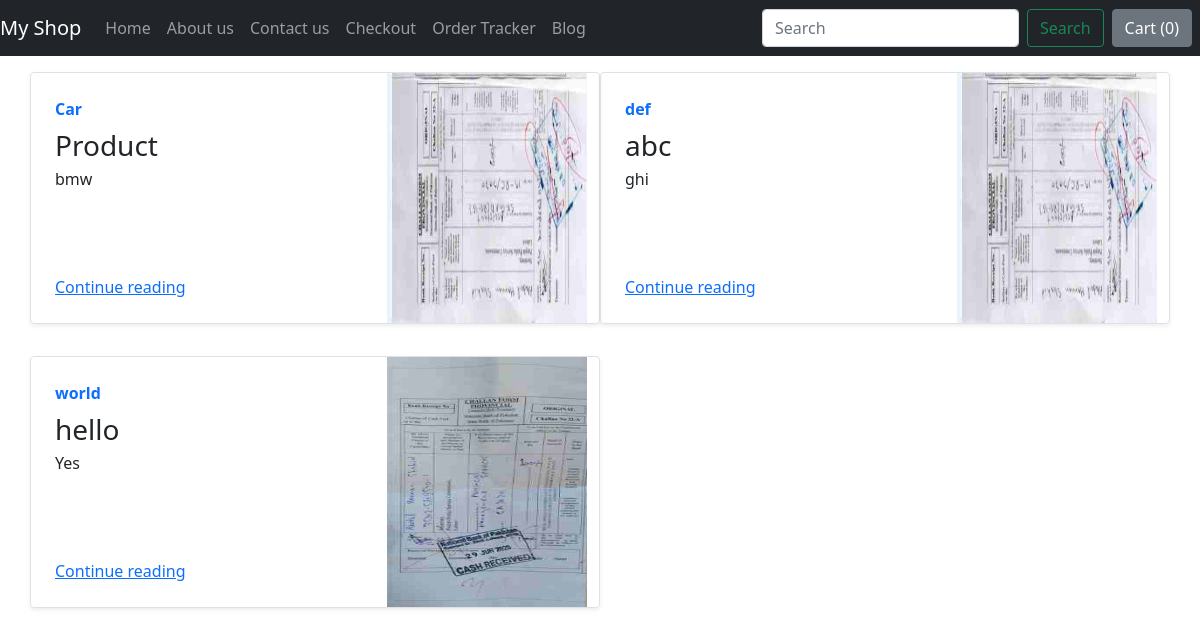
Screenshot of /blog/ with the database file from the repository.
### blog/models.py (models this page shows)
class Blogpost(models.Model):
    post_id = models.AutoField(primary_key= True)
    title = models.CharField(max_length=50)
    head0 = models.CharField(max_length=500, default="")
    chead0 = models.CharField(max_length=5000, default="")
    head1 = models.CharField(max_length=500, default="")
    chead1 = models.CharField(max_length=5000, default="")
    head2 = models.CharField(max_length=500, default="")
    chead2 = models.CharField(max_length=5000, default="")
    pub_date = models.DateField()
    thumbnail = models.ImageField(upload_to='shop/images', default="")
    def __str__(self):
        return self.title

### blog/views.py (the view)
# urls.py: path('', views.index, name = "pHome" ),
def index(request):
    myposts= Blogpost.objects.all()
    print(myposts)
    return render(request, 'blog-index.html',{'myposts':myposts})

### templates/blog-index.html (shortened to what this page needs)
{%extends 'basic.html'%}
{%block body%}
<div class="container mt-3">
    <div class="row my-2">
        {% for item in myposts %}
        <div class="col-md-6">
            <div class="row no-gutters border rounded overflow-hidden flex-md-row mb-4 shadow-sm h-md-250 position-relative">
                <div class="col p-4 d-flex flex-column position-static">
                    <strong class="d-inline-block mb-2 text-primary">
                         {{item.head0}}
                    </strong>
                    <h3 class="mb-0">{{item.title}}</h3>
                    <p class="card-text mb-auto">{{item.head1}}</p>
                    <a href="blogpost/{{item.post_id}}" class="stretched-link">Continue reading</a>
                </div>
                <div class="col-auto d-none d-lg-block">
                    <img src="/media/{{item.thumbnail}}" class="bd-placeholder-img" width="200" height="250" aria-label="Placeholder: Thumbnail">
                </div>
            </div>
        </div>
        {% if forloop.counter|divisibleby:2%}
    </div>
    <div class="row my-2">
        {%endif%}
        {%endfor%}</div>
</div>
{%endblock%}

### templates/basic.html (shortened to what this page needs)
<!doctype html>
<html lang="en">
  <head>
    <link href="https://cdn.jsdelivr.net/npm/bootstrap@5.1.2/dist/css/bootstrap.min.css" rel="stylesheet">
  </head>
  <body>
    <nav class="navbar navbar-expand-lg navbar-dark bg-dark">
    <a class="navbar-brand" href="/">My Shop</a>
    <div class="collapse navbar-collapse" id="navbarSupportedContent">
      <ul class="navbar-nav me-auto mb-2 mb-lg-0">
        <li class="nav-item">
          <a class="nav-link" href="/">Home </a>
        </li>
        <li class="nav-item">
          <a class="nav-link" href="/aboutus">About us</a>
        </li>
        <li class="nav-item">
          <a class="nav-link" href="/contactus">Contact us</a>
        </li>
        <li class="nav-item">
          <a class="nav-link" href="/checkout">Checkout</a>
        </li>
        <li class="nav-item">
          <a class="nav-link" href="/tracker">Order Tracker</a>
        </li>
        <li class="nav-item">
          <a class="nav-link" href="/blog">Blog</a>
        </li>
      </ul>
      <form class="d-flex" method='post'  action='/search/'>{%csrf_token%}
        <input class="form-control me-2" type="search" placeholder="Search" aria-label="Search" name="search" id="search">
        <button class="btn btn-outline-success" type="submit">Search</button>
      </form>
      <button type="button" id = "popcart"class="btn btn-secondary mx-2" data-container="body" data-html="true" data-toggle="popover" data-placement="right" data-content="Vivamus sagittis lacus vel augue laoreet rutrum faucibus.">
Cart (<span id="cart">0</span>)</button>
    </div>
</nav>
{% block body%}{% endblock %}
  </body>
</html>

### rows the page displays
Blogpost: head0 "Car", title "Product", head1 "bmw", thumbnail (picture)
Blogpost: head0 "def", title "abc", head1 "ghi", thumbnail (picture)
Blogpost: head0 "world", title "hello", head1 "Yes", thumbnail (picture)
